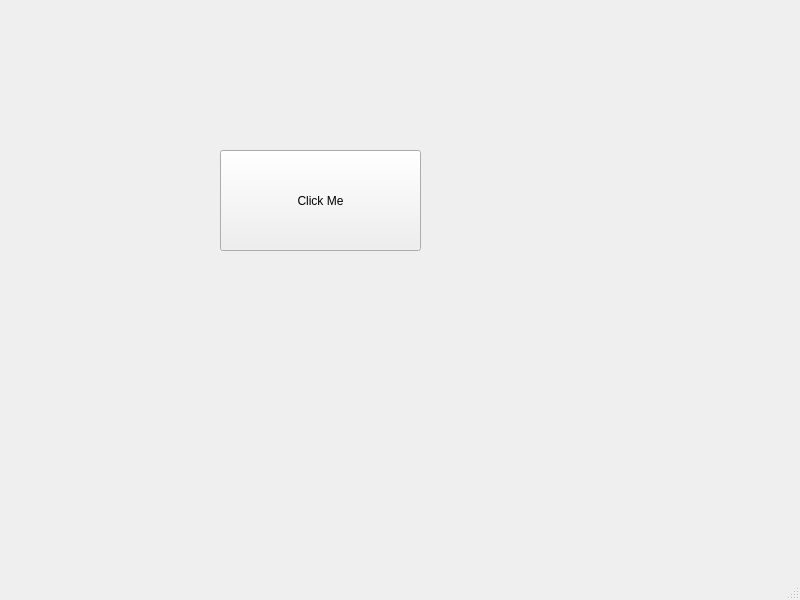
<?xml version="1.0" encoding="UTF-8"?>
<ui version="4.0">
 <class>MainWindow</class>
 <widget class="QMainWindow" name="MainWindow">
  <property name="geometry">
   <rect>
    <x>0</x>
    <y>0</y>
    <width>800</width>
    <height>600</height>
   </rect>
  </property>
  <property name="windowTitle">
   <string>MainWindow</string>
  </property>
  <widget class="QWidget" name="centralwidget">
   <widget class="QPushButton" name="pushButton">
    <property name="geometry">
     <rect>
      <x>220</x>
      <y>150</y>
      <width>201</width>
      <height>101</height>
     </rect>
    </property>
    <property name="text">
     <string>Click Me</string>
    </property>
   </widget>
   <widget class="QLabel" name="label">
    <property name="geometry">
     <rect>
      <x>220</x>
      <y>320</y>
      <width>161</width>
      <height>61</height>
     </rect>
    </property>
    <property name="text">
     <string/>
    </property>
   </widget>
  </widget>
  <widget class="QMenuBar" name="menubar">
   <property name="geometry">
    <rect>
     <x>0</x>
     <y>0</y>
     <width>800</width>
     <height>22</height>
    </rect>
   </property>
  </widget>
  <widget class="QStatusBar" name="statusbar"/>
 </widget>
 <resources/>
 <connections/>
</ui>
